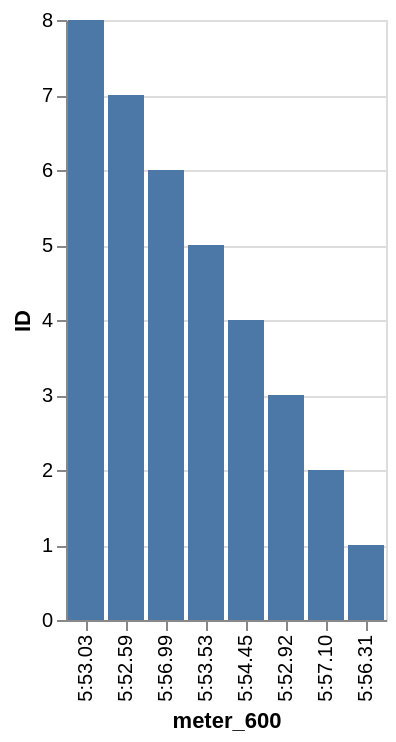

The specification (Vega-Lite) saved for this image:
### Vega-Lite specification from a JSON file in a GitHub repository (floating-point values rounded to 4 significant figures)
{"data": {"values": [{"x_data": "5:53.03", "y_data": 8}, {"x_data": "5:52.59", "y_data": 7}, {"x_data": "5:56.99", "y_data": 6}, {"x_data": "5:53.53", "y_data": 5}, {"x_data": "5:54.45", "y_data": 4}, {"x_data": "5:52.92", "y_data": 3}, {"x_data": "5:57.10", "y_data": 2}, {"x_data": "5:56.31", "y_data": 1}]}, "mark": "bar", "encoding": {"x": {"field": "x_data", "type": "nominal", "title": "meter_600", "sort": {"op": "sum", "field": "y_data", "order": "descending"}}, "y": {"field": "y_data", "type": "quantitative", "title": "ID"}}}
